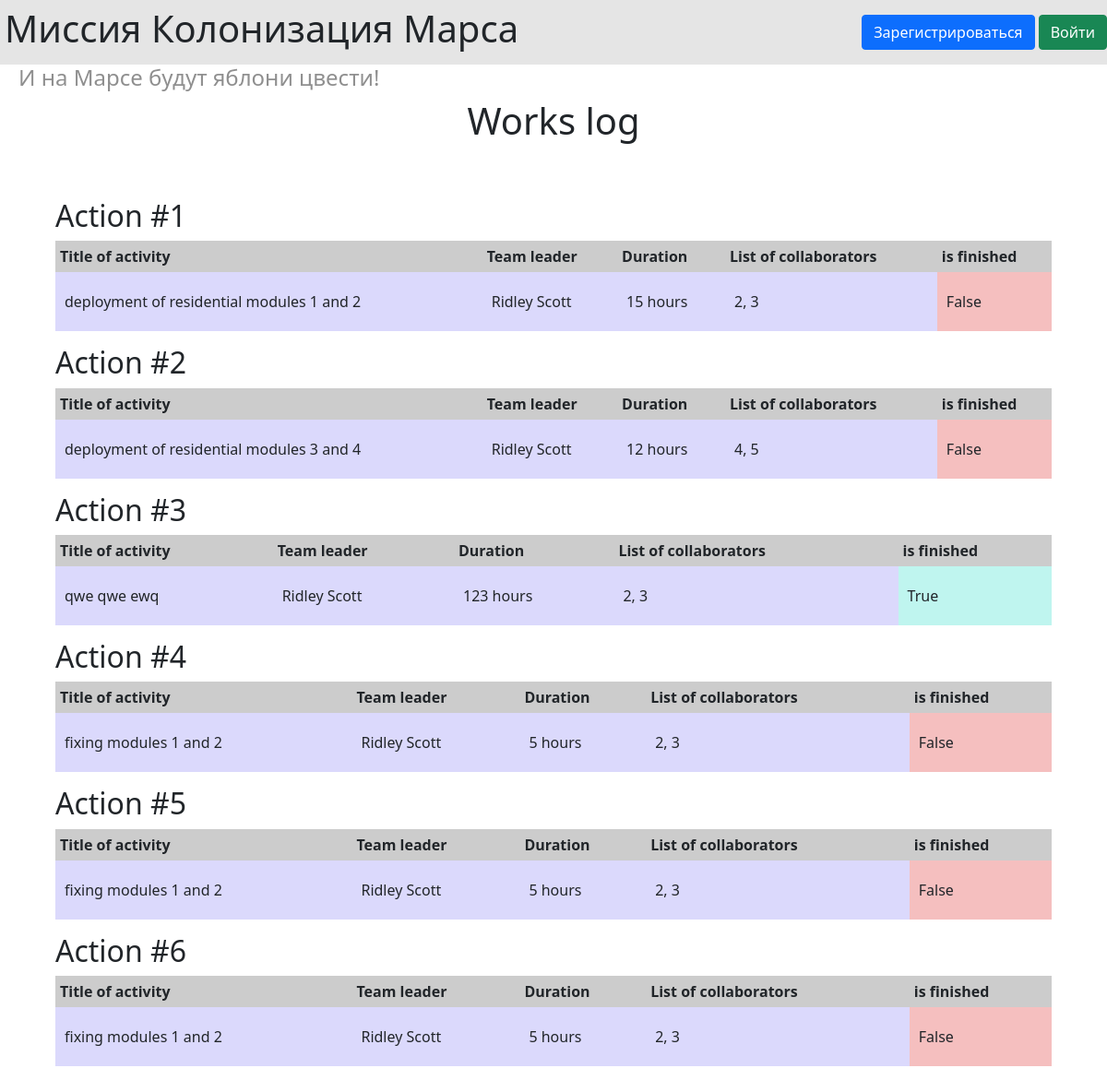
The page / on the database its author committed.
### data/jobs.py (models this page shows)
class Jobs(SqlAlchemyBase, SerializerMixin):
    __tablename__ = 'jobs'
    id = sqlalchemy.Column(sqlalchemy.Integer, primary_key=True, autoincrement=True)
    team_leader_id = sqlalchemy.Column(sqlalchemy.Integer, sqlalchemy.ForeignKey("users.id"))
    job = sqlalchemy.Column(sqlalchemy.String)
    work_size = sqlalchemy.Column(sqlalchemy.Integer)
    collaborators = sqlalchemy.Column(sqlalchemy.String)
    start_date = sqlalchemy.Column(sqlalchemy.DateTime, nullable=True)
    end_date = sqlalchemy.Column(sqlalchemy.DateTime, nullable=True)
    is_finished = sqlalchemy.Column(sqlalchemy.Boolean)
    team_leader = relationship("User")

### data/users.py (models this page shows, shortened)
class User(SqlAlchemyBase, UserMixin, SerializerMixin):
    __tablename__ = 'users'
    id = sqlalchemy.Column(sqlalchemy.Integer, primary_key=True, autoincrement="auto")
    surname = sqlalchemy.Column(sqlalchemy.String)
    name = sqlalchemy.Column(sqlalchemy.String)
    age = sqlalchemy.Column(sqlalchemy.Integer)
    position = sqlalchemy.Column(sqlalchemy.String)
    speciality = sqlalchemy.Column(sqlalchemy.String)
    address = sqlalchemy.Column(sqlalchemy.String)
    email = sqlalchemy.Column(sqlalchemy.String, unique=True)
    hashed_password = sqlalchemy.Column(sqlalchemy.String)
    modified_date = sqlalchemy.Column(sqlalchemy.DateTime, default=datetime.datetime.now)
    leadership = relationship("Jobs", back_populates="team_leader")

### main.py (the view)
@app.route("/")
def index():
    jobs = db_sess.query(Jobs).all()
    return render_template("works_log.html", jobs_list=enumerate(jobs, start=1))

### templates/works_log.html
{% extends "base.html" %}
{% block content %}
<h1 class="centered-text">Works log</h1>
<div style="margin: 5%;">
    {% for i, job in jobs_list %}
    <div style="padding-bottom: 15px;">
        <h2>Action #{{ i }}</h2>
          <table>
              <tr><th>Title of activity</th><th>Team leader</th><th>Duration</th><th>List of collaborators</th><th>is finished</th></tr>
              <tr><td>{{ job.job }}</td><td>{{ job.team_leader.name }} {{ job.team_leader.surname }}</td><td>{{ job.work_size }} hours</td><td>{{ job.collaborators }}</td><td style="background-color:{% if job.is_finished %}#bff5ef{% else %}#f5bfbf{% endif %};">
                  {{ job.is_finished }}</td></tr>
          </table>
    </div>
    {% endfor %}
</div>
{% endblock %}

### templates/base.html (shortened to what this page needs)
<!DOCTYPE html>
<html lang="ru">
<head>
    <link rel="stylesheet" href="https://cdn.jsdelivr.net/npm/bootstrap@5.0.0-beta1/dist/css/bootstrap.min.css"
>
    <link rel="stylesheet" href="{{ url_for('static', filename='css/styles.css')}}" type="text/css">
</head>
<body>
    <div class="head">
        <h1 class="base-header">Миссия Колонизация Марса</h1>
        {% if current_user.is_authenticated %}
        <a class="navbar-brand" href="/logout">{{ current_user.name }}</a>
        {% else %}
        <p style="margin: 0;">
            <a class="btn btn-primary " href="/register">Зарегистрироваться</a>
            <a class="btn btn-success" href="/login">Войти</a>
        </p>
        {% endif %}
    </div>
    <h4 class="base-h4">И на Марсе будут яблони цвести!</h4>
    {% block content %}{% endblock %}
</body>
</html>

### static/css/styles.css (style rules this page uses)
table { width: 100%; }
th { padding: 5px; background-color: #cccccc; }
td { padding-left: 10px; padding-right: 10px; padding-top: 20px; padding-bottom: 20px; background-color: #dbd9fc; }
h4 { padding-left: 20px; }
.base-header { display: inline-block; width: auto; padding-block: 7px; padding-left: 5px; }
.base-h4 { color: #8f8f8f; }
.centered-text { text-align: center; }
.head { background-color: #e5e5e5; display: flex; justify-content: space-between; align-items: center; }

### rows shown on the page
Jobs: i "1", job "deployment of residential modules 1 and 2", team_leader.name "Ridley", team_leader.surname "Scott", work_size "15", collaborators "2, 3", is_finished "False"
Jobs: id "2", job "deployment of residential modules 3 and 4", team_leader.name "Ridley", team_leader.surname "Scott", work_size "12", collaborators "4, 5", is_finished "False"
Jobs: id "3", job "qwe qwe ewq", team_leader.name "Ridley", team_leader.surname "Scott", work_size "123", collaborators "2, 3", is_finished "True"
Jobs: id "4", job "fixing modules 1 and 2", team_leader.name "Ridley", team_leader.surname "Scott", work_size "5", collaborators "2, 3", is_finished "False"
Jobs: i "5", job "fixing modules 1 and 2", team_leader.name "Ridley", team_leader.surname "Scott", work_size "5", collaborators "2, 3", is_finished "False"
Jobs: id "6", job "fixing modules 1 and 2", team_leader.name "Ridley", team_leader.surname "Scott", work_size "5", collaborators "2, 3", is_finished "False"
